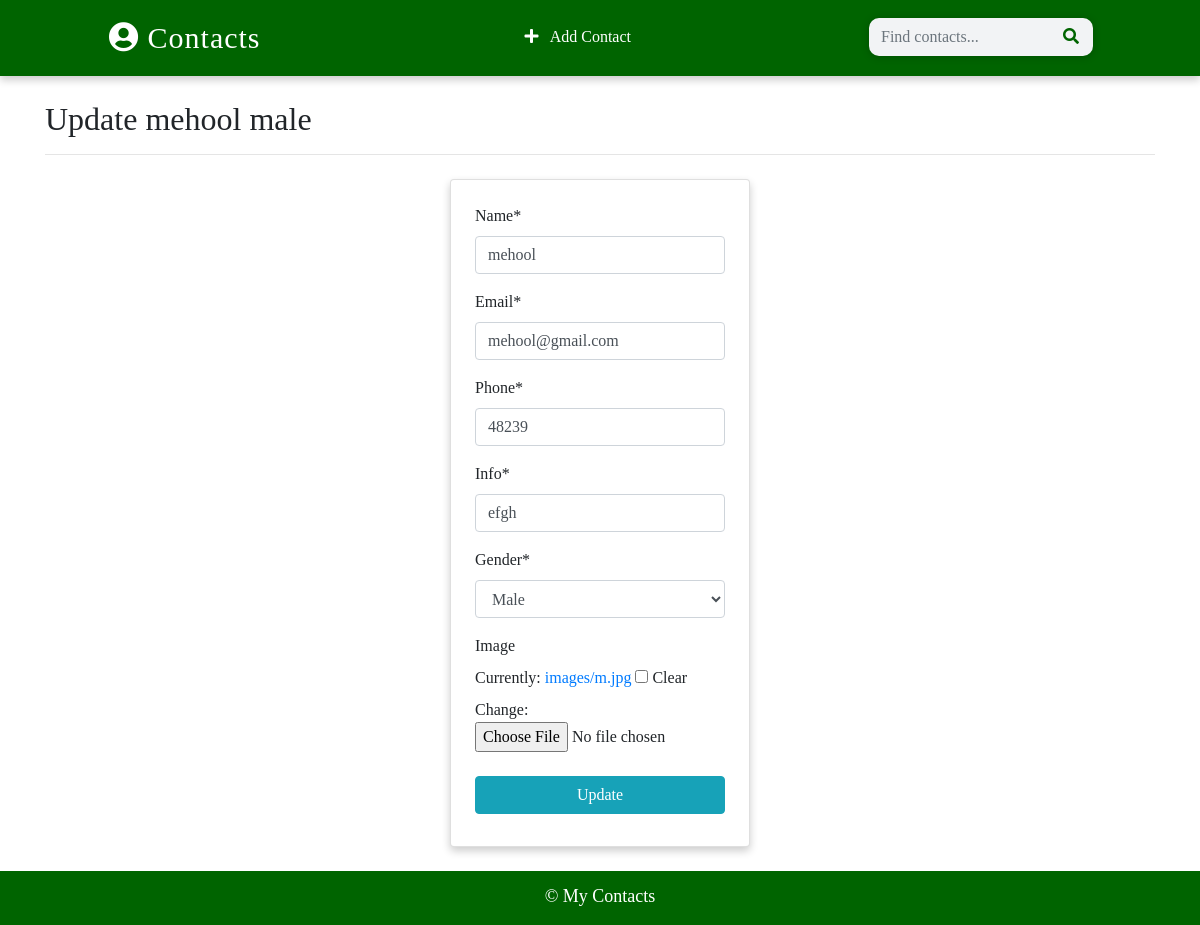
The page /contact/update/12 on the database its author committed.
### app/models.py (models this page shows)
class contact (models.Model):
    name = models.CharField(max_length=100)
    email = models.EmailField(max_length=100)
    phone = models.IntegerField()
    info = models.CharField(max_length=100)
    gender  = models.CharField(max_length=50, choices=(
                ('male','Male'),
                ('female','Female')
    ))
    image = models.ImageField(upload_to='images/', blank=True)
    date_added=models.DateTimeField(default=datetime.now)
    def __str__(self):
        return f'{self.name} {self. gender}'
    class Meta:
        ordering = ['-id']  # this lets latest added contact to appear at the first in the index page

### app/views.py (the view, shortened to what this page needs)
# urls.py: path('contact/update/<int:pk>',views.ContactUpdateView.as_view(),name="update"), # WE ALwAYS NEED PRIMARY KEY FOR THE UPDATE PROCESS
class ContactUpdateView(UpdateView):
    model= contact
    template_name='update.html'
    fields=['name','email','phone','info','gender','image']

### templates/update.html (shortened to what this page needs)
{% extends 'base.html' %}
{% load crispy_forms_tags %}
{% block content %}
<div class="container">
    <h2 class="heading font-weight-light create-center "> Update {{contact}} </h2>
    <hr>
</div>
<div class="container w-25 card p-4 mt-4">
     <form action="" method="post" enctype="multipart/form-data">
        {{form | crispy }}
        <input type="submit" value="Update" class="w-100 text-white text-center my-2 btn btn-info">
    </form>
</div>
{% endblock content %}

### static/css/main.css (style rules this page uses)
:root { --back: darkgreen; --girl: #e64298; --boy: #2874dd; }
body { font-family:cursive; }
form { position: relative; }
.card { box-shadow: 0 4px 8px 0 rgba(0, 0, 0, 0.2); transition: 0.3s; min-width: 250px; box-sizing: border-box; }

### rows shown on the page
contact: name+gender "mehool male", name "mehool", email "mehool@gmail.com", phone "48239", info "efgh", gender "Male"
